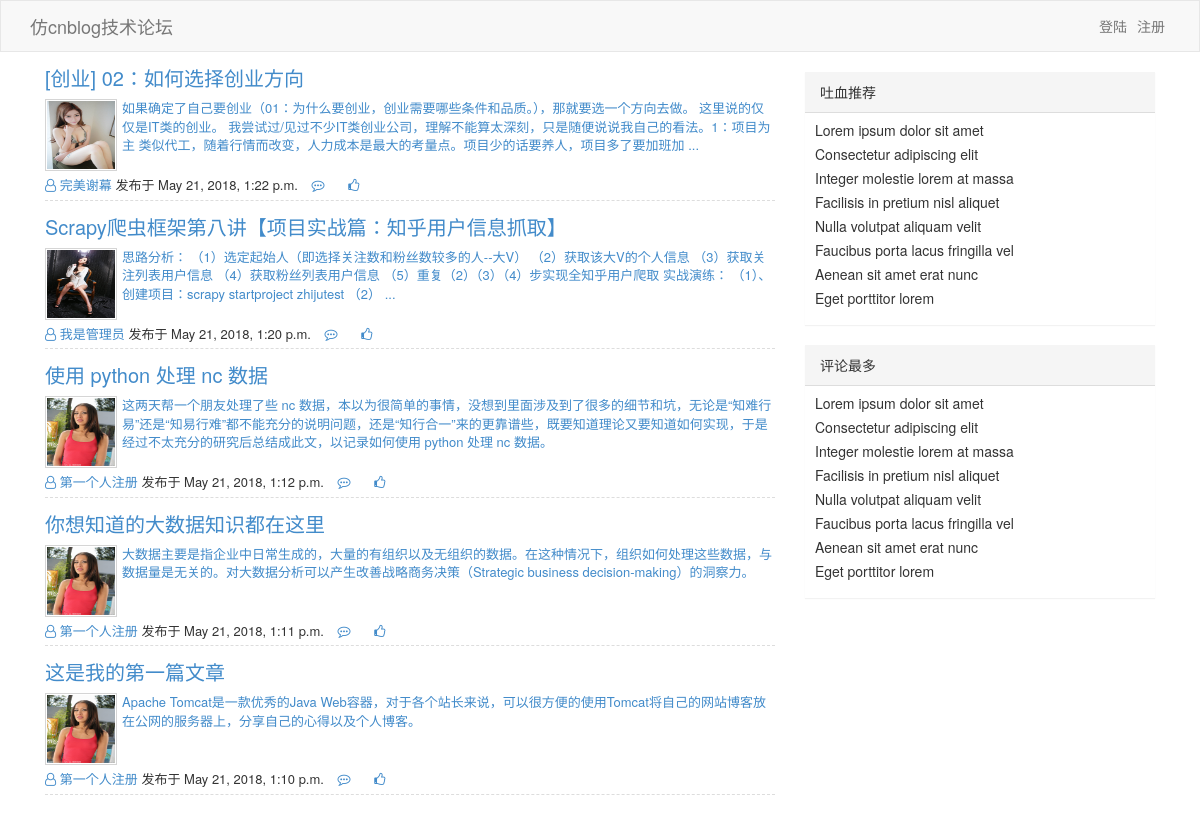
The page / on the database its author committed.
### repository/models.py (models this page shows)
class Article(models.Model):
    nid = models.BigAutoField(primary_key=True)
    title = models.CharField(verbose_name='文章标题', max_length=128)
    summary = models.CharField(verbose_name='文章简介', max_length=255)
    read_count = models.IntegerField(default=0)
    comment_count = models.IntegerField(default=0)
    up_count = models.IntegerField(default=0)
    down_count = models.IntegerField(default=0)
    create_time = models.DateTimeField(verbose_name='创建时间', auto_now_add=True)
    blog = models.ForeignKey(verbose_name='所属博客', to='Blog', to_field='nid',on_delete=models.CASCADE)
    category = models.ForeignKey(verbose_name='文章类型', to='Category', to_field='nid', null=True,on_delete=models.CASCADE)
    type_choices = [
        (1, "Python"),
        (2, "Linux"),
        (3, "OpenStack"),
        (4, "GoLang"),
    ]
    article_type_id = models.IntegerField(choices=type_choices, default=None)
    tags = models.ManyToManyField(
        to="Tag",
        through='Article2Tag',
        through_fields=('article', 'tag'),
    )

### web/views/home.py (the view)
# urls.py: re_path('all/(?P<article_type_id>\d+).html', home.index, name='index'),
def index(request, *args, **kwargs):
    article_type_list = models.Article.objects.all()
    if kwargs:
        article_type_id = int(kwargs['article_type_id'])
        base_url = reverse('index',kwargs=kwargs)
    else:
        article_type_id = None
        base_url = '/'
    data_count = article_list = models.Article.objects.filter(**kwargs).count()
    article_list = models.Article.objects.filter(**kwargs).values_list('title','blog__user__avatar',
                   'blog__user__nickname','create_time' ,'summary' ).order_by('-nid')
    return render(
        request,
        'index.html',
        {
            'article_list': article_list,
            'article_type_id': article_type_id,
            'article_type_list': article_type_list,
        }
    )

### templates/index.html (shortened to what this page needs)
<!DOCTYPE html>
<html>
<head lang="en">
    <link rel="stylesheet" href="/static/plugins/bootstrap/css/bootstrap.css"/>
    <link rel="stylesheet" href="/static/plugins/font-awesome/css/font-awesome.css"/>
    <link rel="stylesheet" href="/static/css/edmure.css"/>
    <link rel="stylesheet" href="/static/css/commons.css"/>
    <link rel="stylesheet" href="/static/css/row-avatar.css"/>
</head>
<body>
{% include 'include/header.html' %}
<div class="container">
    <div>
        <div class="col-md-8">
            <div class="article-list">
                {% for row in article_list %}
                    <div class="article-item clearfix">
                        <h3><a href="#">{{ row.0 }}</a></h3>
                        <div class="clearfix">
                            <a class="avatar left" href="#">
                                <img src="{{ row.1 }}">
                                <a>
                                    {{ row.4 }}
                                </a>
                            </a>
                        </div>
                        <div class="footers">
                            <a href="#">
                                <i class="fa fa-user-o" aria-hidden="true"></i>
                                <span>{{ row.2 }}</span>
                            </a>
                            <span>发布于 {{ row.3 }}</span>
                            <a href="#" class="ele">
                                <i class="fa fa-commenting-o" aria-hidden="true"></i>
                            </a>
                            <a href="#" class="ele">
                                <i class="fa fa-thumbs-o-up" aria-hidden="true"></i>
                            </a>
                        </div>
                    </div>
                {% endfor %}
            </div>
            <div class="clearfix">
            </div>
        </div>
        <div class="col-md-4">
            <div class="panel panel-default hot-recommend">
                <div class="panel-heading">吐血推荐</div>
                <div class="panel-body">
                    <ul class="list-unstyled">
                        <li>Lorem ipsum dolor sit amet</li>
                        <li>Consectetur adipiscing elit</li>
                        <li>Integer molestie lorem at massa</li>
                        <li>Facilisis in pretium nisl aliquet</li>
                        <li>Nulla volutpat aliquam velit
                        </li>
                        <li>Faucibus porta lacus fringilla vel</li>
                        <li>Aenean sit amet erat nunc</li>
                        <li>Eget porttitor lorem</li>
                    </ul>
                </div>
            </div>
            <div class="panel panel-default hot-comment">
                <div class="panel-heading">评论最多</div>
                <div class="panel-body">
                    <ul class="list-unstyled">
                        <li>Lorem ipsum dolor sit amet</li>
                        <li>Consectetur adipiscing elit</li>
                        <li>Integer molestie lorem at massa</li>
                        <li>Facilisis in pretium nisl aliquet</li>
                        <li>Nulla volutpat aliquam velit
                        </li>
                        <li>Faucibus porta lacus fringilla vel</li>
                        <li>Aenean sit amet erat nunc</li>
                        <li>Eget porttitor lorem</li>
                    </ul>
                </div>
            </div>
        </div>
    </div>
</div>
</body>
</html>

### templates/include/header.html (shortened to what this page needs)
<nav class="navbar navbar-default" role="navigation">
    <div class="container">
        <div class="navbar-header">
            <a class="navbar-brand" href="#">仿cnblog技术论坛</a>
        </div>
        <div class="collapse navbar-collapse" id="bs-example-navbar-collapse-1">
            <ul class="nav navbar-nav navbar-right ">
                {% if request.session.user_info %}
                    <li>
                        <a href="/backend/index.html">{{ request.session.user_info.nickname }}</a>
                    </li>
                    {% if  request.session.user_info.blog__site %}
                        <li><a style="padding-left: 0;padding-right: 0;">·</a></li>
                        <li>
                            <a href="/{{ request.session.user_info.blog__site }}.html">我的博客</a>
                        </li>
                    {% endif %}
                    <li><a style="padding-left: 0;padding-right: 0;">·</a></li>
                    <li><a href="/backend/index.html">管理</a></li>
                    <li><a style="padding-left: 0;padding-right: 0;">|</a></li>
                    <li><a href="/logout.html">退出</a></li>
                {% else %}
                    <li><a href="/login.html">登陆</a></li>
                    <li><a href="/register.html">注册</a></li>
                {% endif %}
            </ul>
        </div>
    </div>
</nav>

### static/css/edmure.css (style rules this page uses)
.navbar { border-radius: 0; margin-bottom: 0; }
@media (min-width: 768px) { .container { width: 750px; } }
@media (min-width: 992px) { .container { width: 970px; } }
@media (min-width: 1200px) { .container { width: 1170px; } }
.hot-recommend, .hot-comment { border-radius: 0; border: 0; margin-top: 20px; }
.hot-recommend .panel-heading, .hot-comment .panel-heading { border-radius: 0; }
.hot-recommend .panel-body, .hot-comment .panel-body { padding: 5px 10px; }
.hot-recommend li, .hot-comment li { padding: 2px 0; }
.navbar-right li a { padding-left: 5px; padding-right: 5px; }

### static/css/commons.css (style rules this page uses)
img { border: 0; }
.left { float: left; }

### static/css/row-avatar.css (style rules this page uses)
.article-item { font-size: 13px; border-bottom: 1px dashed #dddddd; padding: 5px 0; }
.article-item h3 { margin-top: 10px; font-size: 20px; }
.article-item .avatar { border: 1px solid #d5d5d5;margin-right: 5px; }
.article-item .avatar img { width: 70px;height: 70px;padding: 1px; }
.article-item .footers { padding: 5px 0 0 0; }
.article-item .footers .ele { margin: 0 10px; }

### rows shown on the page
Article: title "[创业] 02：如何选择创业方向", shows a picture, summary "如果确定了自己要创业（01：为什么要创业，创业需要哪些条件和品质。），那就要选一个方向去做。 这里说的仅仅是IT类的创业。 我尝试过/见过不少IT类创业公司，理解不能算太深刻，只是随便说说我自己的看法。1：项目为主 类似代工，随着行情而改变，人力成本是最大的考量点。项目少的话要养人，项目多了要加班加 ...", row "完美谢幕", row "May 21, 2018, 1:22 p.m."
Article: title "Scrapy爬虫框架第八讲【项目实战篇：知乎用户信息抓取】", shows a picture, summary "思路分析： （1）选定起始人（即选择关注数和粉丝数较多的人--大V） （2）获取该大V的个人信息 （3）获取关注列表用户信息 （4）获取粉丝列表用户信息 （5）重复（2）（3）（4）步实现全知乎用户爬取 实战演练： （1）、创建项目：scrapy startproject zhijutest （2） ...", row "我是管理员", row "May 21, 2018, 1:20 p.m."
Article: title "使用 python 处理 nc 数据", summary "这两天帮一个朋友处理了些 nc 数据，本以为很简单的事情，没想到里面涉及到了很多的细节和坑，无论是“知难行易”还是“知易行难”都不能充分的说明问题，还是“知行合一”来的更靠谱些，既要知道理论又要知道如何实现，于是经过不太充分的研究后总结成此文，以记录如何使用 python 处理 nc 数据。", row "第一个人注册", row "May 21, 2018, 1:12 p.m."
Article: title "你想知道的大数据知识都在这里", summary "大数据主要是指企业中日常生成的，大量的有组织以及无组织的数据。在这种情况下，组织如何处理这些数据，与数据量是无关的。对大数据分析可以产生改善战略商务决策（Strategic business decision-making）的洞察力。", row "第一个人注册", row "May 21, 2018, 1:11 p.m."
Article: title "这是我的第一篇文章", summary "Apache Tomcat是一款优秀的Java Web容器，对于各个站长来说，可以很方便的使用Tomcat将自己的网站博客放在公网的服务器上，分享自己的心得以及个人博客。", row "第一个人注册", row "May 21, 2018, 1:10 p.m."
